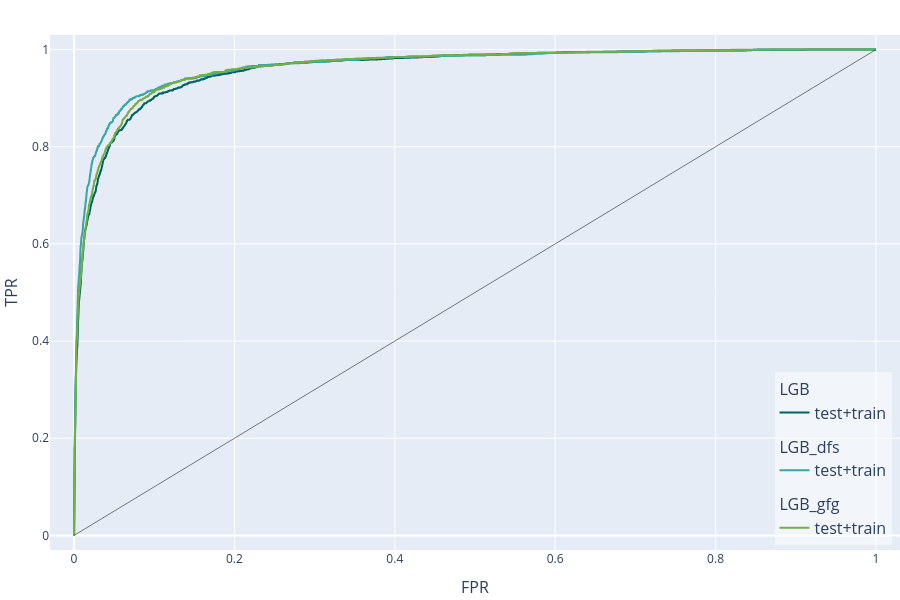

This figure's notebook cell:
### Markdown cell above
## Analisar os resultados

### Code cell
# Use os gráficos do experionml para comparar os três modelos
experionml.plot_roc(rows="test+train")

### Figure 1 — Plotly figure (JSON) as saved in the notebook; plotly's stock layout.template omitted (floating-point values rounded to 4 significant figures; data arrays with more than 128 entries replaced by an {"elided": "..."} marker saying what was removed)
{"data": [{"hovertemplate": "(%{x}, %{y})<extra>LGB - test+train</extra>", "legendgroup": "LGB", "legendgrouptitle": {"font": {"size": 16}, "text": "LGB"}, "line": {"color": "rgb(0, 98, 98)", "dash": "solid", "width": 2}, "marker": {"color": "rgb(0, 98, 98)", "line": {"color": "rgba(255, 255, 255, 0.9)", "width": 1}, "size": 8, "symbol": "circle"}, "mode": "lines", "name": "test+train", "showlegend": true, "type": "scatter", "x": {"elided": "1180 float values"}, "xaxis": "x", "y": {"elided": "1180 float values"}, "yaxis": "y"}, {"hovertemplate": "(%{x}, %{y})<extra>LGB_dfs - test+train</extra>", "legendgroup": "LGB_dfs", "legendgrouptitle": {"font": {"size": 16}, "text": "LGB_dfs"}, "line": {"color": "rgb(56, 166, 165)", "dash": "solid", "width": 2}, "marker": {"color": "rgb(56, 166, 165)", "line": {"color": "rgba(255, 255, 255, 0.9)", "width": 1}, "size": 8, "symbol": "circle"}, "mode": "lines", "name": "test+train", "showlegend": true, "type": "scatter", "x": {"elided": "1044 float values"}, "xaxis": "x", "y": {"elided": "1044 float values"}, "yaxis": "y"}, {"hovertemplate": "(%{x}, %{y})<extra>LGB_gfg - test+train</extra>", "legendgroup": "LGB_gfg", "legendgrouptitle": {"font": {"size": 16}, "text": "LGB_gfg"}, "line": {"color": "rgb(115, 175, 72)", "dash": "solid", "width": 2}, "marker": {"color": "rgb(115, 175, 72)", "line": {"color": "rgba(255, 255, 255, 0.9)", "width": 1}, "size": 8, "symbol": "circle"}, "mode": "lines", "name": "test+train", "showlegend": true, "type": "scatter", "x": {"elided": "1178 float values"}, "xaxis": "x", "y": {"elided": "1178 float values"}, "yaxis": "y"}], "layout": {"font": {"size": 12}, "height": 600, "hoverlabel": {"font": {"size": 16}}, "legend": {"bgcolor": "rgba(255, 255, 255, 0.5)", "font": {"size": 16}, "groupclick": "toggleitem", "traceorder": "grouped", "x": 0.99, "xanchor": "right", "y": 0.01, "yanchor": "bottom"}, "margin": {"b": 50, "l": 50, "pad": 0, "r": 0, "t": 35}, "shapes": [{"line": {"color": "black", "width": 1}, "opacity": 0.5, "type": "line", "x0": 0.0, "x1": 1.0, "xref": "x", "y0": 0.0, "y1": 1.0, "yref": "y"}], "showlegend": true, "title": {"font": {"size": 24}, "pad": {"b": 15, "t": 15}, "x": 0.5, "xanchor": "center", "xref": "paper", "y": 1, "yanchor": "top"}, "width": 900, "xaxis": {"anchor": "y", "automargin": true, "domain": [0.0, 1.0], "range": [-0.03, 1.03], "title": {"font": {"size": 16}, "text": "FPR"}}, "yaxis": {"anchor": "x", "automargin": true, "domain": [0.0, 1.0], "range": [-0.03, 1.03], "title": {"font": {"size": 16}, "text": "TPR"}}}}
